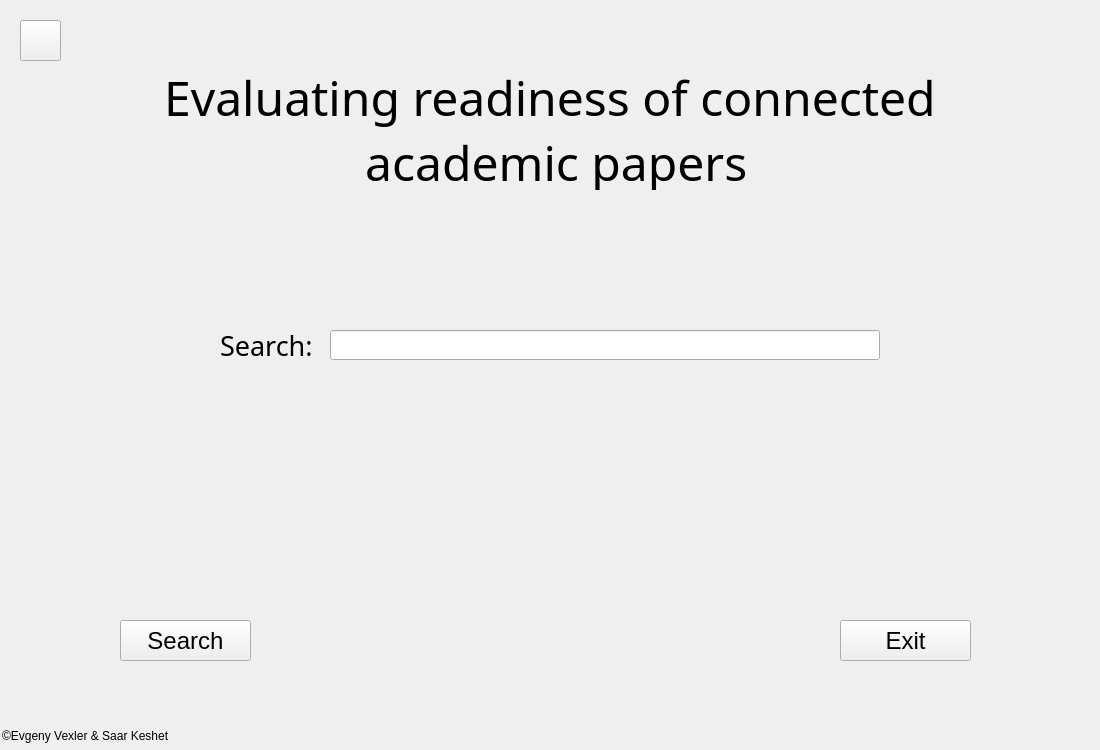
<?xml version="1.0" encoding="UTF-8"?>
<ui version="4.0">
 <class>MainWindow</class>
 <widget class="QMainWindow" name="MainWindow">
  <property name="enabled">
   <bool>true</bool>
  </property>
  <property name="geometry">
   <rect>
    <x>0</x>
    <y>0</y>
    <width>1100</width>
    <height>750</height>
   </rect>
  </property>
  <property name="minimumSize">
   <size>
    <width>1100</width>
    <height>750</height>
   </size>
  </property>
  <property name="maximumSize">
   <size>
    <width>1101</width>
    <height>751</height>
   </size>
  </property>
  <property name="baseSize">
   <size>
    <width>1100</width>
    <height>750</height>
   </size>
  </property>
  <property name="windowTitle">
   <string>MainWindow</string>
  </property>
  <widget class="QWidget" name="centralwidget">
   <widget class="QLabel" name="backgroundLabel">
    <property name="geometry">
     <rect>
      <x>0</x>
      <y>0</y>
      <width>1100</width>
      <height>750</height>
     </rect>
    </property>
    <property name="text">
     <string/>
    </property>
   </widget>
   <widget class="QLabel" name="label_2">
    <property name="geometry">
     <rect>
      <x>0</x>
      <y>70</y>
      <width>1100</width>
      <height>120</height>
     </rect>
    </property>
    <property name="font">
     <font>
      <family>MV Boli</family>
      <pointsize>36</pointsize>
      <weight>50</weight>
      <bold>false</bold>
     </font>
    </property>
    <property name="text">
     <string>Evaluating readiness of connected
 academic papers</string>
    </property>
    <property name="alignment">
     <set>Qt::AlignCenter</set>
    </property>
   </widget>
   <widget class="QLineEdit" name="lineEditPage2">
    <property name="geometry">
     <rect>
      <x>330</x>
      <y>330</y>
      <width>550</width>
      <height>30</height>
     </rect>
    </property>
   </widget>
   <widget class="QLabel" name="searchLabel">
    <property name="geometry">
     <rect>
      <x>220</x>
      <y>330</y>
      <width>91</width>
      <height>31</height>
     </rect>
    </property>
    <property name="font">
     <font>
      <family>Narkisim</family>
      <pointsize>20</pointsize>
     </font>
    </property>
    <property name="text">
     <string>Search:</string>
    </property>
   </widget>
   <widget class="QPushButton" name="searchButtonPage2">
    <property name="geometry">
     <rect>
      <x>120</x>
      <y>620</y>
      <width>131</width>
      <height>41</height>
     </rect>
    </property>
    <property name="font">
     <font>
      <family>Arial</family>
      <pointsize>18</pointsize>
      <weight>50</weight>
      <bold>false</bold>
     </font>
    </property>
    <property name="text">
     <string>Search</string>
    </property>
   </widget>
   <widget class="QPushButton" name="exitButtonPage2">
    <property name="geometry">
     <rect>
      <x>840</x>
      <y>620</y>
      <width>131</width>
      <height>41</height>
     </rect>
    </property>
    <property name="font">
     <font>
      <family>Arial</family>
      <pointsize>18</pointsize>
      <weight>50</weight>
      <bold>false</bold>
     </font>
    </property>
    <property name="text">
     <string>Exit</string>
    </property>
   </widget>
   <widget class="QLabel" name="label_3">
    <property name="geometry">
     <rect>
      <x>2</x>
      <y>725</y>
      <width>431</width>
      <height>21</height>
     </rect>
    </property>
    <property name="font">
     <font>
      <pointsize>9</pointsize>
     </font>
    </property>
    <property name="text">
     <string>©️Evgeny Vexler &amp; Saar Keshet</string>
    </property>
   </widget>
   <widget class="QPushButton" name="homeButtonPage2">
    <property name="geometry">
     <rect>
      <x>20</x>
      <y>20</y>
      <width>41</width>
      <height>41</height>
     </rect>
    </property>
    <property name="text">
     <string/>
    </property>
   </widget>
  </widget>
 </widget>
 <resources/>
 <connections/>
</ui>
